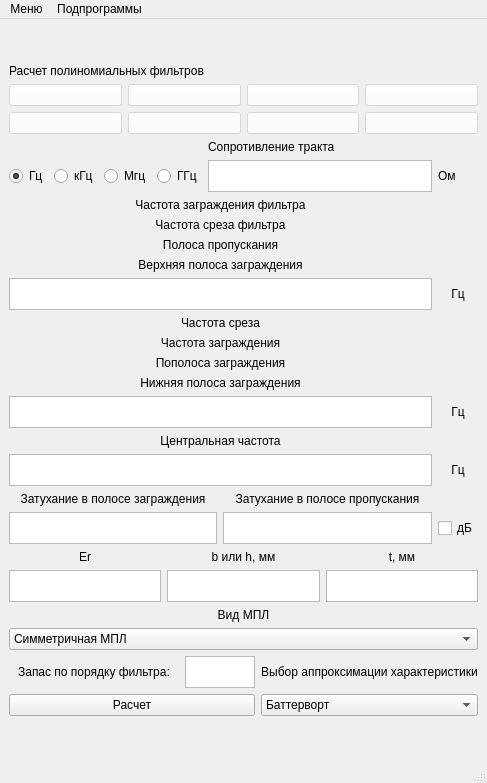
<?xml version="1.0" encoding="UTF-8"?>
<ui version="4.0">
 <class>MainWindow</class>
 <widget class="QMainWindow" name="MainWindow">
  <property name="geometry">
   <rect>
    <x>0</x>
    <y>0</y>
    <width>487</width>
    <height>783</height>
   </rect>
  </property>
  <property name="windowTitle">
   <string>MainWindow</string>
  </property>
  <widget class="QWidget" name="centralwidget">
   <layout class="QGridLayout" name="gridLayout_13">
    <item row="0" column="2">
     <spacer name="verticalSpacer">
      <property name="orientation">
       <enum>Qt::Vertical</enum>
      </property>
      <property name="sizeHint" stdset="0">
       <size>
        <width>20</width>
        <height>40</height>
       </size>
      </property>
     </spacer>
    </item>
    <item row="1" column="1">
     <layout class="QGridLayout" name="gridLayout">
      <item row="1" column="0">
       <widget class="QLabel" name="label">
        <property name="text">
         <string>Расчет полиномиальных фильтров</string>
        </property>
       </widget>
      </item>
     </layout>
    </item>
    <item row="2" column="1" colspan="3">
     <layout class="QGridLayout" name="gridLayout_2">
      <item row="0" column="3">
       <widget class="QPushButton" name="REG">
        <property name="styleSheet">
         <string notr="true">background-color: rgba(255, 255, 255, 125);</string>
        </property>
        <property name="text">
         <string/>
        </property>
       </widget>
      </item>
      <item row="0" column="2">
       <widget class="QPushButton" name="VHF">
        <property name="styleSheet">
         <string notr="true">background-color: rgba(255, 255, 255, 125);</string>
        </property>
        <property name="text">
         <string/>
        </property>
       </widget>
      </item>
      <item row="0" column="1">
       <widget class="QPushButton" name="VLF">
        <property name="styleSheet">
         <string notr="true">background-color: rgba(255, 255, 255, 125);</string>
        </property>
        <property name="text">
         <string/>
        </property>
       </widget>
      </item>
      <item row="0" column="4">
       <widget class="QPushButton" name="BPF">
        <property name="styleSheet">
         <string notr="true">background-color: rgba(255, 255, 255, 125);</string>
        </property>
        <property name="text">
         <string/>
        </property>
       </widget>
      </item>
     </layout>
    </item>
    <item row="3" column="1" colspan="3">
     <layout class="QGridLayout" name="gridLayout_3">
      <item row="0" column="1">
       <widget class="QPushButton" name="BPF_SV">
        <property name="styleSheet">
         <string notr="true">background-color: rgba(255, 255, 255, 125);</string>
        </property>
        <property name="text">
         <string/>
        </property>
       </widget>
      </item>
      <item row="0" column="2">
       <widget class="QPushButton" name="BPF_4_L">
        <property name="styleSheet">
         <string notr="true">background-color: rgba(255, 255, 255, 125);</string>
        </property>
        <property name="text">
         <string/>
        </property>
       </widget>
      </item>
      <item row="0" column="0">
       <widget class="QPushButton" name="SVCH_VLF">
        <property name="styleSheet">
         <string notr="true">background-color: rgba(255, 255, 255, 125);</string>
        </property>
        <property name="text">
         <string/>
        </property>
       </widget>
      </item>
      <item row="0" column="3">
       <widget class="QPushButton" name="BPF_2_L">
        <property name="styleSheet">
         <string notr="true">background-color: rgba(255, 255, 255, 125);</string>
        </property>
        <property name="text">
         <string/>
        </property>
       </widget>
      </item>
     </layout>
    </item>
    <item row="4" column="1" colspan="3">
     <layout class="QGridLayout" name="gridLayout_10">
      <item row="0" column="4">
       <widget class="QLabel" name="label_6">
        <property name="maximumSize">
         <size>
          <width>16777215</width>
          <height>32</height>
         </size>
        </property>
        <property name="styleSheet">
         <string notr="true"/>
        </property>
        <property name="text">
         <string>Сопротивление тракта</string>
        </property>
       </widget>
      </item>
      <item row="1" column="3">
       <widget class="QRadioButton" name="GHz">
        <property name="styleSheet">
         <string notr="true"/>
        </property>
        <property name="text">
         <string>ГГц</string>
        </property>
       </widget>
      </item>
      <item row="1" column="1">
       <widget class="QRadioButton" name="kHz">
        <property name="styleSheet">
         <string notr="true"/>
        </property>
        <property name="text">
         <string>кГц</string>
        </property>
       </widget>
      </item>
      <item row="1" column="0">
       <widget class="QRadioButton" name="Hz">
        <property name="styleSheet">
         <string notr="true"/>
        </property>
        <property name="text">
         <string>Гц</string>
        </property>
        <property name="checked">
         <bool>true</bool>
        </property>
        <property name="autoRepeat">
         <bool>false</bool>
        </property>
       </widget>
      </item>
      <item row="1" column="2">
       <widget class="QRadioButton" name="MHz">
        <property name="styleSheet">
         <string notr="true"/>
        </property>
        <property name="text">
         <string>Мгц</string>
        </property>
       </widget>
      </item>
      <item row="1" column="5">
       <widget class="QLabel" name="label_10">
        <property name="minimumSize">
         <size>
          <width>40</width>
          <height>0</height>
         </size>
        </property>
        <property name="styleSheet">
         <string notr="true"/>
        </property>
        <property name="text">
         <string>Ом</string>
        </property>
       </widget>
      </item>
      <item row="1" column="4">
       <widget class="QTextEdit" name="Zv">
        <property name="maximumSize">
         <size>
          <width>16777215</width>
          <height>32</height>
         </size>
        </property>
        <property name="tabletTracking">
         <bool>true</bool>
        </property>
        <property name="focusPolicy">
         <enum>Qt::ClickFocus</enum>
        </property>
       </widget>
      </item>
     </layout>
    </item>
    <item row="5" column="0">
     <spacer name="horizontalSpacer">
      <property name="orientation">
       <enum>Qt::Horizontal</enum>
      </property>
      <property name="sizeHint" stdset="0">
       <size>
        <width>0</width>
        <height>20</height>
       </size>
      </property>
     </spacer>
    </item>
    <item row="5" column="1" colspan="3">
     <layout class="QGridLayout" name="gridLayout_9">
      <item row="4" column="0">
       <widget class="QTextEdit" name="F_pr">
        <property name="maximumSize">
         <size>
          <width>16777215</width>
          <height>32</height>
         </size>
        </property>
        <property name="focusPolicy">
         <enum>Qt::ClickFocus</enum>
        </property>
        <property name="frameShape">
         <enum>QFrame::StyledPanel</enum>
        </property>
        <property name="overwriteMode">
         <bool>false</bool>
        </property>
       </widget>
      </item>
      <item row="0" column="0">
       <widget class="QLabel" name="label_15">
        <property name="text">
         <string>Частота заграждения фильтра</string>
        </property>
        <property name="alignment">
         <set>Qt::AlignCenter</set>
        </property>
       </widget>
      </item>
      <item row="2" column="0">
       <widget class="QLabel" name="label_11">
        <property name="styleSheet">
         <string notr="true"/>
        </property>
        <property name="text">
         <string>Полоса пропускания</string>
        </property>
        <property name="alignment">
         <set>Qt::AlignCenter</set>
        </property>
       </widget>
      </item>
      <item row="4" column="1">
       <widget class="QLabel" name="label_5">
        <property name="minimumSize">
         <size>
          <width>40</width>
          <height>0</height>
         </size>
        </property>
        <property name="styleSheet">
         <string notr="true"/>
        </property>
        <property name="text">
         <string>Гц</string>
        </property>
        <property name="alignment">
         <set>Qt::AlignCenter</set>
        </property>
       </widget>
      </item>
      <item row="1" column="0">
       <widget class="QLabel" name="label_4">
        <property name="maximumSize">
         <size>
          <width>16777215</width>
          <height>32</height>
         </size>
        </property>
        <property name="styleSheet">
         <string notr="true"/>
        </property>
        <property name="text">
         <string>Частота среза фильтра</string>
        </property>
        <property name="alignment">
         <set>Qt::AlignCenter</set>
        </property>
       </widget>
      </item>
      <item row="3" column="0">
       <widget class="QLabel" name="label_22">
        <property name="text">
         <string>Верхняя полоса заграждения</string>
        </property>
        <property name="alignment">
         <set>Qt::AlignCenter</set>
        </property>
       </widget>
      </item>
     </layout>
    </item>
    <item row="7" column="1" colspan="3">
     <layout class="QGridLayout" name="gridLayout_8">
      <item row="5" column="0">
       <widget class="QTextEdit" name="F_reg">
        <property name="maximumSize">
         <size>
          <width>16777215</width>
          <height>32</height>
         </size>
        </property>
        <property name="tabletTracking">
         <bool>true</bool>
        </property>
        <property name="focusPolicy">
         <enum>Qt::ClickFocus</enum>
        </property>
       </widget>
      </item>
      <item row="2" column="0">
       <widget class="QLabel" name="label_13">
        <property name="styleSheet">
         <string notr="true"/>
        </property>
        <property name="text">
         <string>Пополоса заграждения</string>
        </property>
        <property name="alignment">
         <set>Qt::AlignCenter</set>
        </property>
       </widget>
      </item>
      <item row="0" column="0">
       <widget class="QLabel" name="label_20">
        <property name="text">
         <string>Частота среза</string>
        </property>
        <property name="alignment">
         <set>Qt::AlignCenter</set>
        </property>
       </widget>
      </item>
      <item row="5" column="1">
       <widget class="QLabel" name="label_17">
        <property name="minimumSize">
         <size>
          <width>40</width>
          <height>0</height>
         </size>
        </property>
        <property name="text">
         <string>Гц</string>
        </property>
        <property name="alignment">
         <set>Qt::AlignCenter</set>
        </property>
       </widget>
      </item>
      <item row="1" column="0">
       <widget class="QLabel" name="label_16">
        <property name="text">
         <string>Частота заграждения</string>
        </property>
        <property name="alignment">
         <set>Qt::AlignCenter</set>
        </property>
       </widget>
      </item>
      <item row="3" column="0">
       <widget class="QLabel" name="label_23">
        <property name="text">
         <string>Нижняя полоса заграждения</string>
        </property>
        <property name="alignment">
         <set>Qt::AlignCenter</set>
        </property>
       </widget>
      </item>
     </layout>
    </item>
    <item row="7" column="4">
     <spacer name="horizontalSpacer_2">
      <property name="orientation">
       <enum>Qt::Horizontal</enum>
      </property>
      <property name="sizeHint" stdset="0">
       <size>
        <width>40</width>
        <height>20</height>
       </size>
      </property>
     </spacer>
    </item>
    <item row="8" column="1" colspan="3">
     <layout class="QGridLayout" name="gridLayout_11">
      <item row="1" column="1">
       <widget class="QLabel" name="label_18">
        <property name="minimumSize">
         <size>
          <width>40</width>
          <height>0</height>
         </size>
        </property>
        <property name="text">
         <string>Гц</string>
        </property>
        <property name="alignment">
         <set>Qt::AlignCenter</set>
        </property>
       </widget>
      </item>
      <item row="0" column="0">
       <widget class="QLabel" name="label_19">
        <property name="text">
         <string>Центральная частота</string>
        </property>
        <property name="alignment">
         <set>Qt::AlignCenter</set>
        </property>
       </widget>
      </item>
      <item row="1" column="0">
       <widget class="QTextEdit" name="Centaral_freq">
        <property name="maximumSize">
         <size>
          <width>16777215</width>
          <height>32</height>
         </size>
        </property>
        <property name="tabletTracking">
         <bool>true</bool>
        </property>
        <property name="focusPolicy">
         <enum>Qt::ClickFocus</enum>
        </property>
       </widget>
      </item>
     </layout>
    </item>
    <item row="9" column="1" colspan="3">
     <layout class="QGridLayout" name="gridLayout_7">
      <item row="1" column="0">
       <widget class="QTextEdit" name="A_L_z">
        <property name="maximumSize">
         <size>
          <width>16777215</width>
          <height>32</height>
         </size>
        </property>
        <property name="tabletTracking">
         <bool>true</bool>
        </property>
        <property name="focusPolicy">
         <enum>Qt::ClickFocus</enum>
        </property>
       </widget>
      </item>
      <item row="1" column="2">
       <widget class="QCheckBox" name="A_L_dB">
        <property name="styleSheet">
         <string notr="true"/>
        </property>
        <property name="text">
         <string>дБ</string>
        </property>
       </widget>
      </item>
      <item row="0" column="1">
       <widget class="QLabel" name="label_3">
        <property name="maximumSize">
         <size>
          <width>16777215</width>
          <height>32</height>
         </size>
        </property>
        <property name="styleSheet">
         <string notr="true"/>
        </property>
        <property name="text">
         <string>Затухание в полосе пропускания</string>
        </property>
        <property name="alignment">
         <set>Qt::AlignCenter</set>
        </property>
       </widget>
      </item>
      <item row="1" column="1">
       <widget class="QTextEdit" name="A_L_pr">
        <property name="maximumSize">
         <size>
          <width>16777215</width>
          <height>32</height>
         </size>
        </property>
        <property name="tabletTracking">
         <bool>true</bool>
        </property>
        <property name="focusPolicy">
         <enum>Qt::ClickFocus</enum>
        </property>
       </widget>
      </item>
      <item row="0" column="0">
       <widget class="QLabel" name="label_2">
        <property name="maximumSize">
         <size>
          <width>16777215</width>
          <height>32</height>
         </size>
        </property>
        <property name="focusPolicy">
         <enum>Qt::NoFocus</enum>
        </property>
        <property name="styleSheet">
         <string notr="true"/>
        </property>
        <property name="text">
         <string>Затухание в полосе заграждения</string>
        </property>
        <property name="textFormat">
         <enum>Qt::AutoText</enum>
        </property>
        <property name="scaledContents">
         <bool>false</bool>
        </property>
        <property name="alignment">
         <set>Qt::AlignCenter</set>
        </property>
       </widget>
      </item>
     </layout>
    </item>
    <item row="10" column="1" colspan="3">
     <layout class="QGridLayout" name="gridLayout_12">
      <item row="0" column="1">
       <widget class="QLabel" name="label_8">
        <property name="text">
         <string>b или h, мм</string>
        </property>
        <property name="alignment">
         <set>Qt::AlignCenter</set>
        </property>
       </widget>
      </item>
      <item row="1" column="0">
       <widget class="QTextEdit" name="textEdit">
        <property name="maximumSize">
         <size>
          <width>16777215</width>
          <height>32</height>
         </size>
        </property>
       </widget>
      </item>
      <item row="0" column="2">
       <widget class="QLabel" name="label_9">
        <property name="text">
         <string>t, мм</string>
        </property>
        <property name="alignment">
         <set>Qt::AlignCenter</set>
        </property>
       </widget>
      </item>
      <item row="0" column="0">
       <widget class="QLabel" name="label_12">
        <property name="text">
         <string>Er</string>
        </property>
        <property name="alignment">
         <set>Qt::AlignCenter</set>
        </property>
       </widget>
      </item>
      <item row="1" column="2">
       <widget class="QTextEdit" name="textEdit_3">
        <property name="maximumSize">
         <size>
          <width>16777215</width>
          <height>32</height>
         </size>
        </property>
       </widget>
      </item>
      <item row="1" column="1">
       <widget class="QTextEdit" name="textEdit_2">
        <property name="maximumSize">
         <size>
          <width>16777215</width>
          <height>32</height>
         </size>
        </property>
       </widget>
      </item>
     </layout>
    </item>
    <item row="11" column="1" colspan="3">
     <layout class="QGridLayout" name="gridLayout_4">
      <item row="1" column="0">
       <widget class="QLabel" name="label_14">
        <property name="text">
         <string>Вид МПЛ</string>
        </property>
        <property name="alignment">
         <set>Qt::AlignCenter</set>
        </property>
       </widget>
      </item>
      <item row="2" column="0">
       <widget class="QComboBox" name="comboBox_2">
        <item>
         <property name="text">
          <string>Симметричная МПЛ</string>
         </property>
        </item>
        <item>
         <property name="text">
          <string>Несимметричная МПЛ</string>
         </property>
        </item>
       </widget>
      </item>
      <item row="3" column="0">
       <layout class="QGridLayout" name="gridLayout_5">
        <item row="0" column="1">
         <widget class="QLabel" name="label_7">
          <property name="styleSheet">
           <string notr="true"/>
          </property>
          <property name="text">
           <string>Выбор аппроксимации характеристики</string>
          </property>
          <property name="alignment">
           <set>Qt::AlignCenter</set>
          </property>
         </widget>
        </item>
        <item row="1" column="1">
         <widget class="QComboBox" name="comboBox">
          <property name="layoutDirection">
           <enum>Qt::LeftToRight</enum>
          </property>
          <item>
           <property name="text">
            <string>Баттерворт</string>
           </property>
          </item>
          <item>
           <property name="text">
            <string>Чебышев</string>
           </property>
          </item>
         </widget>
        </item>
        <item row="1" column="0">
         <widget class="QPushButton" name="pushButton">
          <property name="text">
           <string>Расчет</string>
          </property>
         </widget>
        </item>
        <item row="0" column="0">
         <layout class="QGridLayout" name="gridLayout_6">
          <item row="0" column="0">
           <widget class="QLabel" name="label_21">
            <property name="layoutDirection">
             <enum>Qt::LeftToRight</enum>
            </property>
            <property name="text">
             <string>Запас по порядку фильтра:</string>
            </property>
            <property name="alignment">
             <set>Qt::AlignCenter</set>
            </property>
           </widget>
          </item>
          <item row="0" column="1">
           <widget class="QTextEdit" name="Stockpile">
            <property name="maximumSize">
             <size>
              <width>70</width>
              <height>32</height>
             </size>
            </property>
           </widget>
          </item>
         </layout>
        </item>
       </layout>
      </item>
     </layout>
    </item>
    <item row="12" column="3">
     <spacer name="verticalSpacer_2">
      <property name="orientation">
       <enum>Qt::Vertical</enum>
      </property>
      <property name="sizeHint" stdset="0">
       <size>
        <width>20</width>
        <height>40</height>
       </size>
      </property>
     </spacer>
    </item>
   </layout>
  </widget>
  <widget class="QMenuBar" name="menubar">
   <property name="geometry">
    <rect>
     <x>0</x>
     <y>0</y>
     <width>487</width>
     <height>22</height>
    </rect>
   </property>
   <widget class="QMenu" name="menu">
    <property name="title">
     <string>Меню</string>
    </property>
    <addaction name="action"/>
    <addaction name="action_2"/>
   </widget>
   <widget class="QMenu" name="menu_2">
    <property name="title">
     <string>Подпрограммы</string>
    </property>
    <addaction name="action_3"/>
   </widget>
   <addaction name="menu"/>
   <addaction name="menu_2"/>
  </widget>
  <widget class="QStatusBar" name="statusbar"/>
  <action name="action">
   <property name="text">
    <string>Вернуться на главную страницу</string>
   </property>
  </action>
  <action name="action_2">
   <property name="text">
    <string>Выход</string>
   </property>
  </action>
  <action name="action_3">
   <property name="text">
    <string>Расчет МПЛ передчи</string>
   </property>
  </action>
 </widget>
 <resources/>
 <connections/>
</ui>
